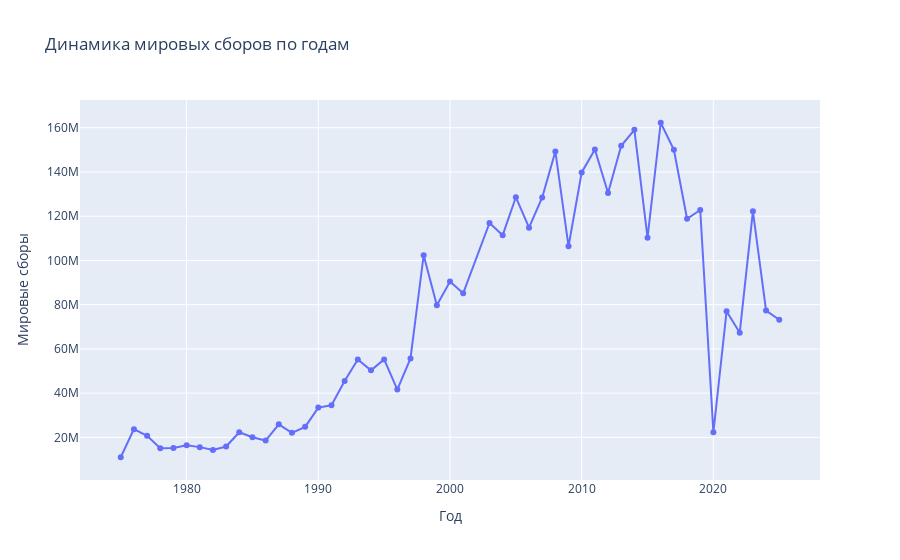

Notebook source saved alongside this figure:
### Markdown cell above
В метрике ROI много выбросов, данные неравномерные, для нее посчитаем медианные значения, для остальных - с нормальным распределением, - среднее.

### Code cell
# Почему не стоит учитывать сборы по миру gross_world
gross_yearly = df_4corr.groupby('year')['gross_world'].median().reset_index()

fig = px.line(
    gross_yearly, 
    x='year', 
    y='gross_world', 
    markers=True,
    title='Динамика мировых сборов по годам',
    labels={'gross_world': 'Мировые сборы', 'year': 'Год'}
)

fig.show()

### Figure 1 — Plotly figure (JSON) as saved in the notebook; plotly's stock layout.template omitted (floating-point values rounded to 4 significant figures)
{"data": [{"hovertemplate": "Год=%{x}<br>Мировые сборы=%{y}<extra></extra>", "legendgroup": "", "line": {"color": "#636efa", "dash": "solid"}, "marker": {"symbol": "circle"}, "mode": "lines+markers", "name": "", "orientation": "v", "showlegend": false, "type": "scatter", "x": [1975, 1976, 1977, 1978, 1979, 1980, 1981, 1982, 1983, 1984, 1985, 1986, 1987, 1988, 1989, 1990, 1991, 1992, 1993, 1994, 1995, 1996, 1997, 1998, 1999, 2000, 2001, 2003, 2004, 2005, 2006, 2007, 2008, 2009, 2010, 2011, 2012, 2013, 2014, 2015, 2016, 2017, 2018, 2019, 2020, 2021, 2022, 2023, 2024, 2025], "xaxis": "x", "y": [11000000.0, 23700000.0, 20710000.0, 15040000.0, 15160000.0, 16460000.0, 15580000.0, 14250000.0, 15860000.0, 22320000.0, 20040000.0, 18570000.0, 25890000.0, 22030000.0, 24740000.0, 33460000.0, 34520000.0, 45500000.0, 55200000.0, 50290000.0, 55240000.0, 41590000.0, 55650000.0, 102400000.0, 79740000.0, 90450000.0, 85160000.0, 116900000.0, 111400000.0, 128600000.0, 114800000.0, 128500000.0, 149300000.0, 106400000.0, 139800000.0, 150200000.0, 130500000.0, 151800000.0, 159100000.0, 110300000.0, 162300000.0, 150000000.0, 118900000.0, 122800000.0, 22300000.0, 76990000.0, 67320000.0, 122200000.0, 77320000.0, 73170000.0], "yaxis": "y"}], "layout": {"legend": {"tracegroupgap": 0}, "title": {"text": "Динамика мировых сборов по годам"}, "xaxis": {"anchor": "y", "domain": [0, 1], "title": {"text": "Год"}}, "yaxis": {"anchor": "x", "domain": [0, 1], "title": {"text": "Мировые сборы"}}}}
